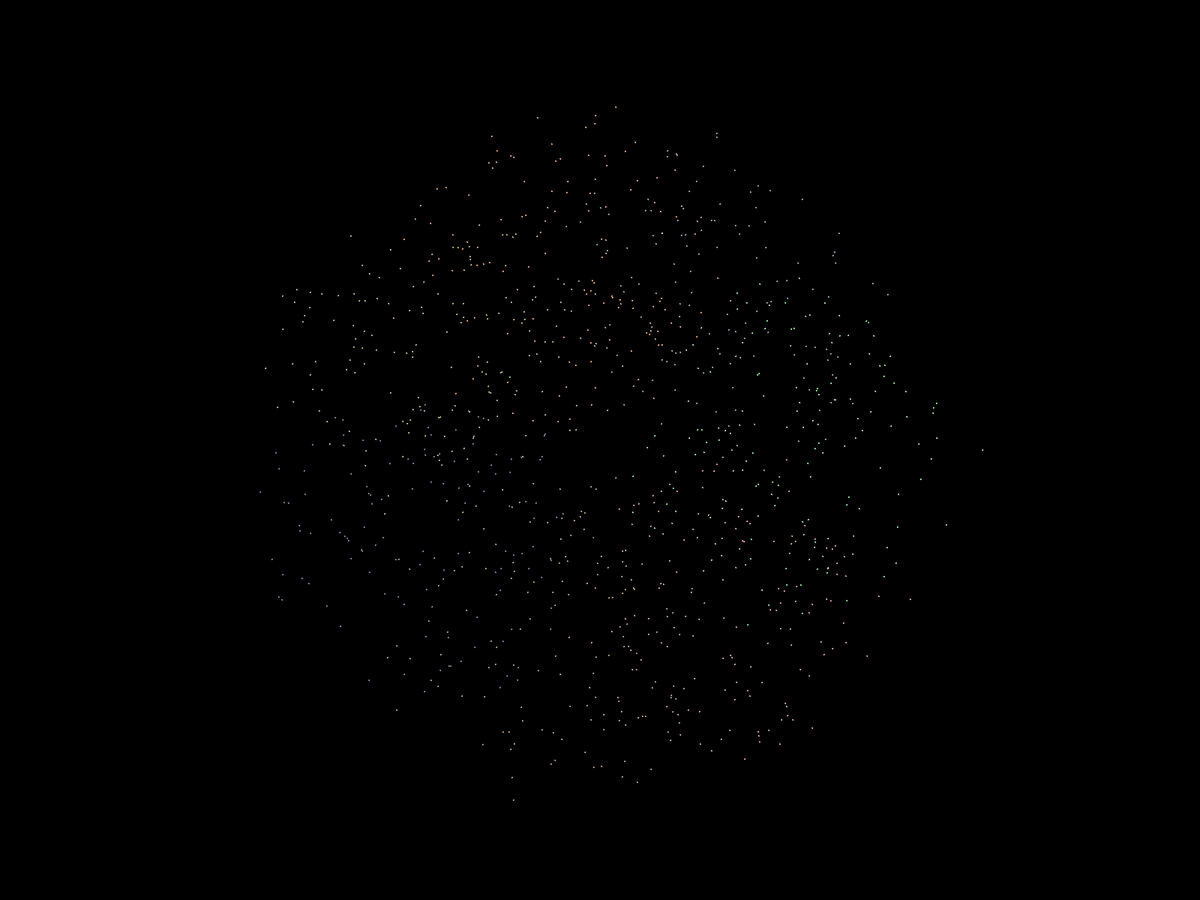
Frame 1 (no input)
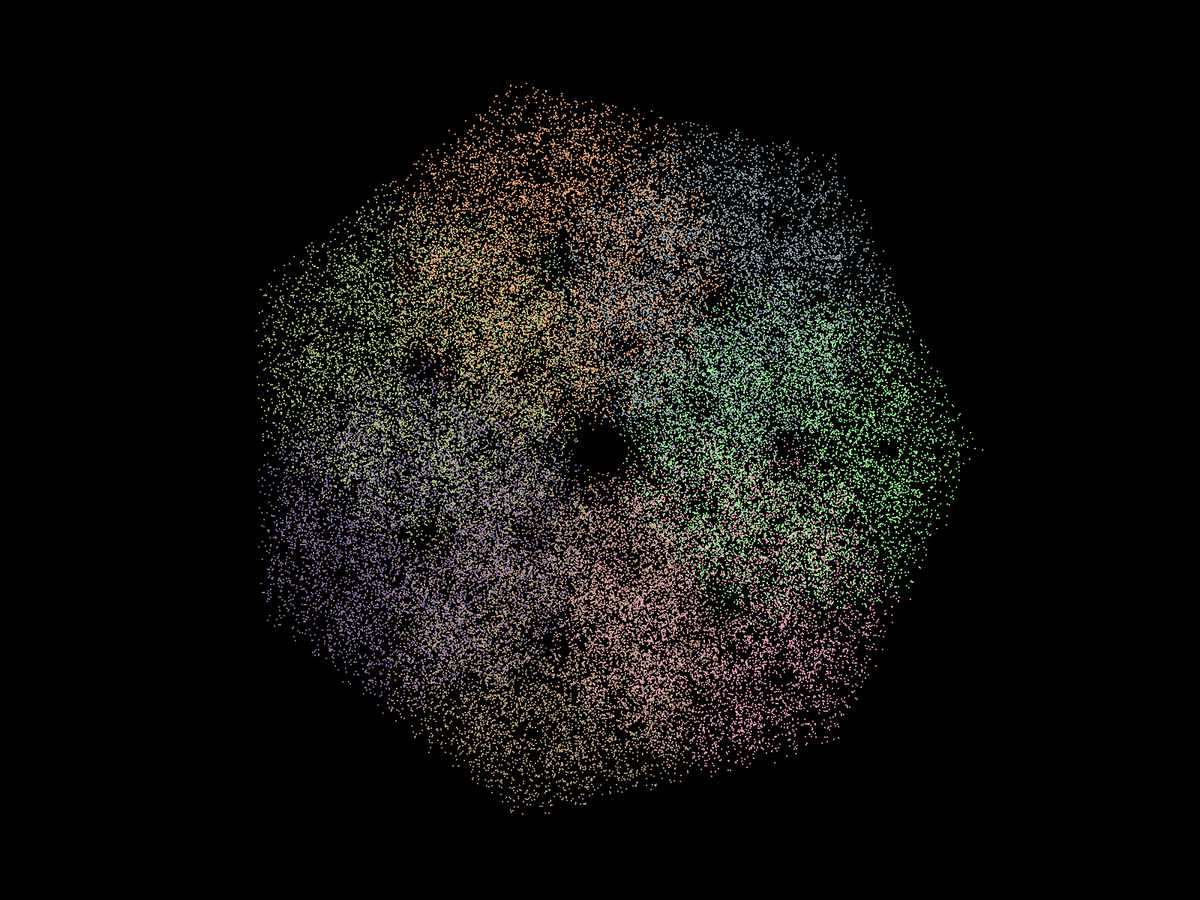
Frame 60 (the mouse pressed at the canvas centre just before this capture)
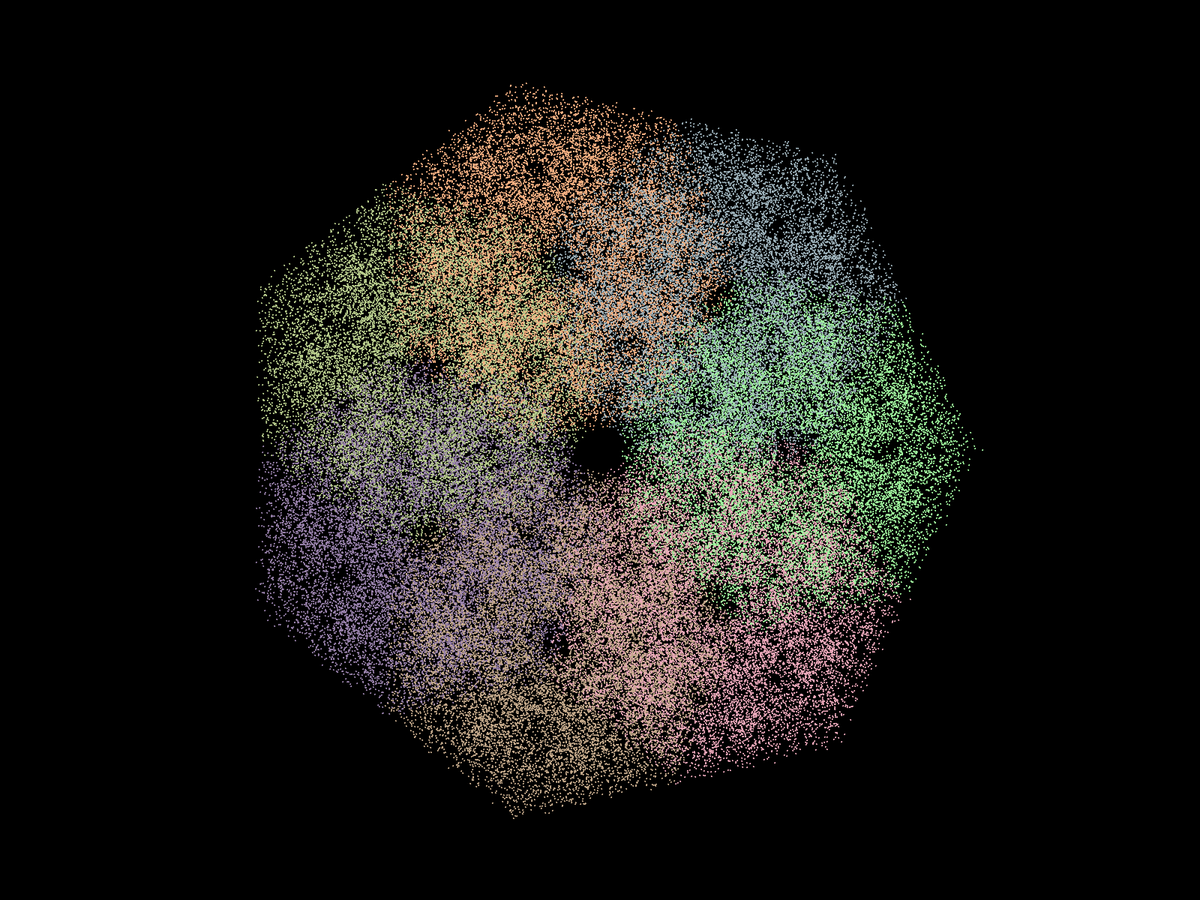
Frame 120 (the mouse held since frame 60 and released just before this capture)

The Processing sketch that drew these frames (run headless with seeded random() and noise(); from frame 60 on, the mouse is pressed at the canvas centre):

// Processing sketch: FractalFigure
// ── FractalFigure.pde
float r;
int angles = 3;

ArrayList<Point> points;
Point dot;

class Point
{
  private float x, y;
  private float r = 255, g = 255, b = 255;

  public Point(float x, float y)
  {
    this.x = x;
    this.y = y;
    point(x, y);
  }

  public Point(Point dot)
  {
    this.x = dot.x;
    this.y = dot.y;
  }

  public void go(Point dot, float part)
  {
    x += (dot.x - x) / part;
    y += (dot.y - y) / part;
    setColor(dot.r, dot.g, dot.b);
    stroke(r, g, b);
    ellipse(x, y, 1, 1);
  }

  public void setColor(float r, float g, float b)
  {
    this.r = r;
    this.g = g;
    this.b = b;
  }
};

void setup()
{
  fullScreen(JAVA2D);

  background(0);

  points = new ArrayList<Point>();

  r = min(width, height) * 0.85 / 2;

  angles = (int)random(2, 10);
  generate(angles);
};

void draw()
{
  translate(width / 2, height / 2);

  for(int i = 0; i < 1000; i++)
    dot.go(points.get((int)random(0, points.size() - 1)), 2);
};

void generate(int a)
{
  a++;
  for(int i = 1; i <= a; i++)
  {
    float degr = map(i, 1, a, 0, TWO_PI);
    Point point = new Point(r * cos(degr), r * sin(degr));
    point.setColor(random(128, 255), random(128, 255), random(128, 255));
    points.add(point);
  }

  dot = new Point(points.get(0));
};

void mouseReleased()
{
  background(0);

  if(mouseButton == RIGHT)
    setup();

  generate(angles);
};
